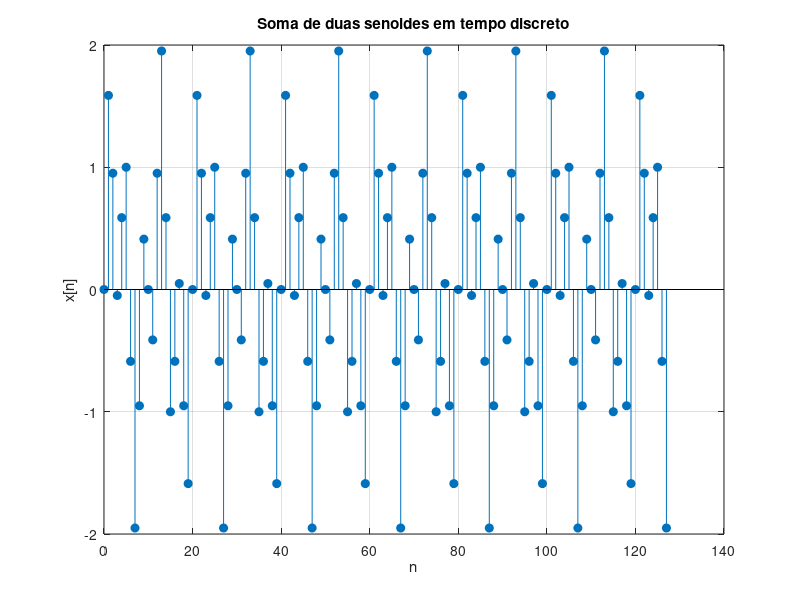
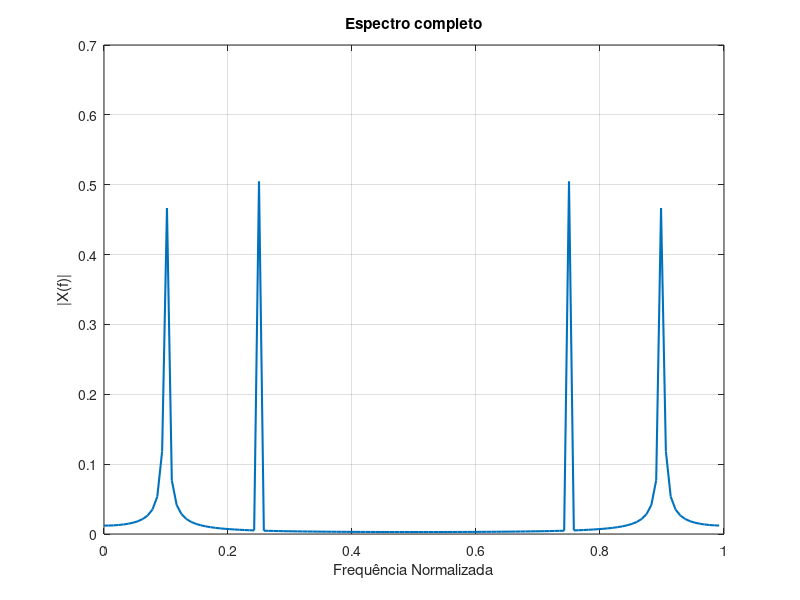

MATLAB code to generate these figures, in order:
clc;
clear;
close all;

N = 128;  
n = 0:N-1;
f1 = 0.1;
f2 = 0.25;

x1 = sin(2*pi*f1*n);
x2 = sin(2*pi*f2*n);

x = x1 + x2;

figure;
stem(n, x, 'filled');
xlabel('n');
ylabel('x[n]');
title('Soma de duas senoides em tempo discreto');
grid on;

X = fft(x);

magX = abs(X)/N;

f = (0:N-1)/N;

figure;
plot(f, magX, 'LineWidth', 1.5);
xlabel('Frequência Normalizada');
ylabel('|X(f)|');
title('Espectro completo');
grid on;

disp('Frequências presentes no sinal:');
disp(f1);
disp(f2);
